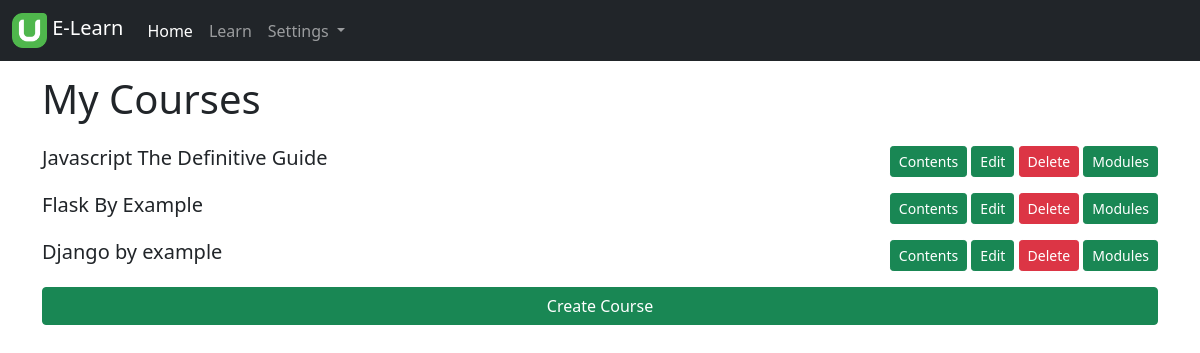
The page /courses/my-courses/ (signed in) on the database its author committed.
### courses/models.py (models this page shows, shortened)
class Course(models.Model):
    subject = models.ForeignKey(Subject, on_delete=models.CASCADE, related_name='courses')
    owner =  models.ForeignKey(User, on_delete=models.CASCADE, related_name='courses_created')
    title = models.CharField(max_length=200, db_index=True)
    image = ThumbnailerImageField(upload_to=course_image, default='images/default.png')
    slug = models.SlugField(max_length=200, unique=True, db_index=True)
    overview = models.TextField()
    student = models.ManyToManyField(User, related_name='enrolled_courses')
    created = models.DateTimeField(auto_now_add=True)
    updated = models.DateTimeField(auto_now=True)
    class Meta:
        ordering = ('-created',)
        index_together = ('id', 'slug')

### courses/views.py (the view)
# urls.py: path('courses/my-courses/', ListCourse.as_view(), name="manage_course_list"),
class ListCourse(CourseOwnMixin, ListView):
    template_name = 'courses/list.html'
    context_object_name = "courses"
    permission_required = 'courses.view_course'

### courses/views.py (called while the page is built)
    def get_queryset(self):
        qs = super().get_queryset()
        qs.filter(owner=self.request.user)
        return qs

### courses/templates/courses/list.html (shortened to what this page needs)
{% extends 'base.html' %}
{% load cache %}
{% load static %}
{% block content %}
<section class="course-list">
    <h1>My Courses</h1>
    <article class="course-list-container">
        {% cache 300 courses_fregment course %}
        {% for course in courses %}
            <div class="course-item">
                <h5>{{course.title}}</h5>
                <p class="course-links">
                    <a href="{% url 'courses:module_list_content' course.modules.first.id %}" class="course-link btn btn-success btn-sm">Contents</a>
                    <a href="{% url 'courses:update_course' course.id %}" class="course-link btn btn-success btn-sm">Edit</a>
                    <a href="{% url 'courses:delete_course' course.id %}" class="course-link btn btn-danger btn-sm">Delete</a>
                    <a href="{% url 'courses:update_module' course.id %}" class="course-link btn btn-success btn-sm">Modules</a>
                </p>
            </div>
        {% empty %}
        <p>You have not created a Course Yet.</p>
        {% endfor %}
        {% endcache %}
        <a href="{% url 'courses:create_course' %}" class="create-course btn btn-success">Create Course</a>
    </article>
</section>
{% endblock %}

### courses/templates/base.html (style rules this page uses)
* { box-sizing: border-box; }
html { height: 100%; }
body { display: grid; grid-template-rows: 60px auto 50px; grid-template-areas: "header" "main" "footer"; height: 100%; }

### courses/templates/courses/list.html (style rules this page uses)
.course-list { display: flex; flex-direction: column; margin-top: 15px; }
.course-list-container { display: flex; flex-direction: column; margin-top: 15px; }
.course-item { display: flex; justify-content: space-between; }

### rows shown on the page
Course: title "Javascript The Definitive Guide"
Course: title "Flask By Example"
Course: title "Django by example"
